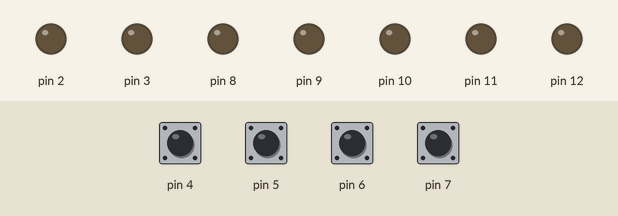
Bench run of a program on a simulated Arduino Nano, built with avr-gcc and run on an emulated ATmega328P. Shown: output pins drawn as LEDs (lit = HIGH). Dashed ring = blinking. The test bench sets the inputs (shaded band); at power-on: pin 4–7 HIGH.

Above: at 0.8 s.
0.9 s: pin 4 pulled LOW for 0.15 s
At 1.35 s:
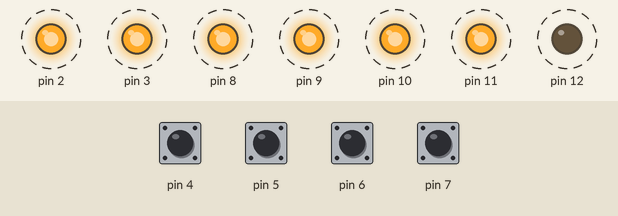
3.9 s: pin 5 pulled LOW for 0.15 s
At 3.9 s:
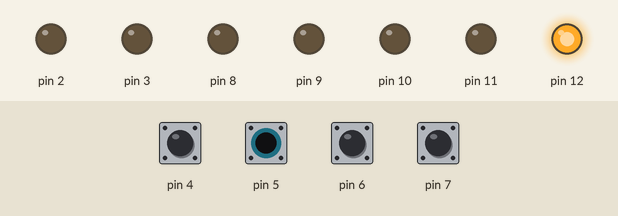
5.5 s: pin 4 pulled LOW for 1 s
At 5.85 s:
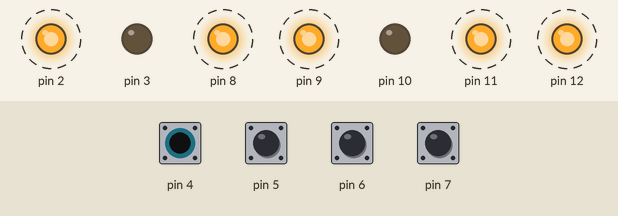
8.5 s: pin 5 pulled LOW for 1 s
At 8.5 s:
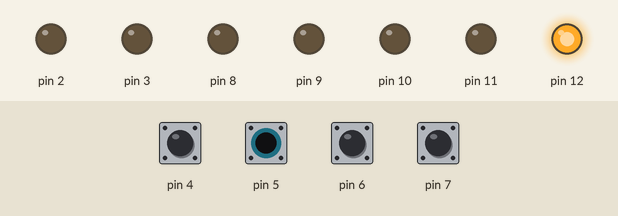
Timing chart, 0 to 11.5 s (numbered marks = the images above; inputs shaded):
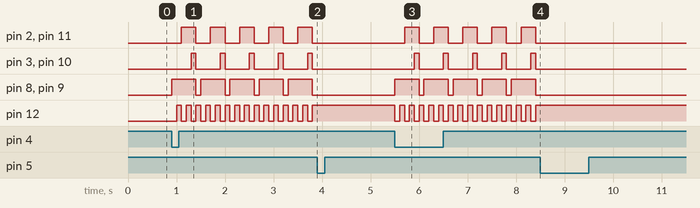

The program:

main.cpp
```cpp
// (licence header left out)
/*********************************************************************************************************
*                                               <File description>
*
* Filename	: Filename
* Version	: Module version
* Programmer(s) : Programmer initial(s)
**********************************************************************************************************
*  Note(s):
*
*
*
*********************************************************************************************************/

/*********************************************************************************************************
 *
 * \file		${file_name}
 * \brief		Descripcion del modulo
 * \date		${date}
 * \author		Nicolas Ferragamo nferragamo@frba.utn.edu.ar
 * \version
*********************************************************************************************************/

/*********************************************************************************************************
 *** INCLUDES
*********************************************************************************************************/

#include <Arduino.h>
#include <util/delay.h>

/*********************************************************************************************************
 *** DEFINES PRIVADOS AL MODULO
*********************************************************************************************************/

/*********************************************************************************************************
 *** MACROS PRIVADAS AL MODULO
*********************************************************************************************************/
#define SET_PIN(PORT,PIN) (PORT|= 1<<PIN)
#define CLEAR_PIN(PORT,PIN) (PORT&=~(1<<PIN))

#define bot1 ((PIND>>4)&0X01)
#define bot2 ((PIND>>5)&0x01)
#define bot3 ((PIND>>6)&0X01)
#define bot4 ((PIND>>7)&0X01)
/*********************************************************************************************************
 *** TIPOS DE DATOS PRIVADOS AL MODULO/
*********************************************************************************************************/

/*********************************************************************************************************
 *** TABLAS PRIVADAS AL MODULO
*********************************************************************************************************/


/*********************************************************************************************************
 *** VARIABLES GLOBALES PUBLICAS
 *   se escriben en CamelCase y están precedidas por la identificación del
 *   módulo seguida de un _
 *   ej: MEM_POOL  Mem_PoolHeap;
*********************************************************************************************************/
char cont=1;
char FLAG_BT1=0;


/*********************************************************************************************************
 *** VARIABLES GLOBALES PRIVADAS AL MODULO
 *   se declaran con static y se escriben en CamelCase y están precedidas por la
 *   identificación del módulo seguida de un _ y usan _ para separar las palabras
 *   cuando tienen nombres compuestos
 *   ej: static MEM_POOL  Mem_Pool_Heap;
*********************************************************************************************************/


/*********************************************************************************************************
 *** PROTOTIPO DE FUNCIONES PRIVADAS AL MODULO
 * se declaran como estaticas y se escriben en CamelCase, están precedidas por la
 * identificación del módulo seguida de un _. No se decaran en el .h
 * ej static void Clk_DateTimer(parametros)
*********************************************************************************************************/


/*********************************************************************************************************
 *** FUNCIONES PRIVADAS AL MODULO
*********************************************************************************************************/

void mostrar_led(char num);

/*********************************************************************************************************
 *** FUNCIONES GLOBALES AL MODULO
*********************************************************************************************************/

/**
	\fn  		Nombre de la Funcion
	\brief 		Descripcion
 	\author 	Nombre
 	\date 		${date}
 	\param [in] 	parametros de entrada
 	\param [out] 	parametros de salida
	\return tipo 	y descripcion de retorno
*/


/*

Respetar este pin out.

PD4 -> BOTON 1
PD5 -> BOTON 2
PD6 -> BOTON 3
PD7 -> BOTON 4

PD2 -> LED 1
PD3 -> LED 2
PB0 -> LED 3
PB1 -> LED 4
PB2 -> LED 5
PB3 -> LED 6
PB4 -> LED 7

*/

/*
** The main function. Application starts here.
*/
int main (void)
{


  //! aca se escriben las inicializaciones
 DDRD &=~(1<<PD4);
 DDRD &=~(1<<PD5);
 DDRD &=~(1<<PD6);
 DDRD &=~(1<<PD7);

 DDRD |=(1<<PD2);
 DDRD |=(1<<PD3);
 DDRB |=(1<<PB0);
 DDRB |=(1<<PB1);
 DDRB |=(1<<PB2);
 DDRB |=(1<<PB3);
 DDRB |=(1<<PB4);

 PORTD |=(1<<PD4);
 PORTD |=(1<<PD5);
 PORTD |=(1<<PD6);
 PORTD |=(1<<PD7);

   //! aca se escribe el programa principal

   while(1)
  {
   if(bot1==0)
   {
     FLAG_BT1=1;
   }
  if (FLAG_BT1==1)
  {
      cont++;

     if (cont==7)
     {
       cont=1;
     }

     mostrar_led(cont);
     _delay_ms(100);
  }

  if (bot2 == 0)
  {
    FLAG_BT1=0;
  }
  if (bot3 == 0 || bot4 == 0)
  {
    CLEAR_PIN(PORTD,PD2);
    CLEAR_PIN(PORTD,PD3);
    CLEAR_PIN(PORTB,PB0);
    CLEAR_PIN(PORTB,PB1);
    CLEAR_PIN(PORTB,PB2);
    CLEAR_PIN(PORTB,PB3);
    CLEAR_PIN(PORTB,PB4);
  }


  }

  return 0;
}

void mostrar_led(char num)
{
  CLEAR_PIN(PORTD,2);
  CLEAR_PIN(PORTD,3);
  CLEAR_PIN(PORTB,0);
  CLEAR_PIN(PORTB,1);
  CLEAR_PIN(PORTB,2);
  CLEAR_PIN(PORTB,3);
  CLEAR_PIN(PORTB,4);

  switch (num)
  {
   case 1:
          SET_PIN(PORTB,PB4);
          break;
   case 2:
          SET_PIN(PORTB,PB0);
          SET_PIN(PORTB,PB1);
          break;
   case 3:
         SET_PIN(PORTB,PB4);
         SET_PIN(PORTB,PB0);
         SET_PIN(PORTB,PB1);
         break;
   case 4:
         SET_PIN(PORTD,PD2);
         SET_PIN(PORTB,PB0);
         SET_PIN(PORTB,PB1);
         SET_PIN(PORTB,PB3);
         break;
   case 5:
         SET_PIN(PORTD,PD2);
         SET_PIN(PORTB,PB0);
         SET_PIN(PORTB,PB1);
         SET_PIN(PORTB,PB3);
         SET_PIN(PORTB,PB4);
         break;
   case 6:
         SET_PIN(PORTD,PD2);
         SET_PIN(PORTD,PD3);
         SET_PIN(PORTB,PB0);
         SET_PIN(PORTB,PB1);
         SET_PIN(PORTB,PB2);
         SET_PIN(PORTB,PB3);
         break;

  }
}
/*********************************************************************************************************
** end of file
*********************************************************************************************************/
```

Measured:
- after the input at 0.9 s, pin 2, pin 11: alternates HIGH for 0.30 s and LOW for 0.30 s, starting after 0.20 s; pin 3, pin 10: alternates HIGH for 0.10 s and LOW for 0.50 s, starting after 0.40 s; pin 8, pin 9: alternates HIGH for 0.50 s and LOW for 0.10 s, starting at once; pin 12: alternates HIGH for 0.10 s and LOW for 0.10 s, starting after 0.10 s
- after the input at 3.9 s, pin 2, pin 3, pin 8–11: stops changing and stays LOW; pin 12: stops changing and stays HIGH
- after the input at 5.5 s, pin 2, pin 11: alternates HIGH for 0.30 s and LOW for 0.30 s, starting after 0.20 s; pin 3, pin 10: alternates HIGH for 0.10 s and LOW for 0.50 s, starting after 0.40 s; pin 8, pin 9: alternates HIGH for 0.50 s and LOW for 0.10 s, starting at once; pin 12: alternates HIGH for 0.10 s and LOW for 0.10 s, starting at once
- after the input at 8.5 s, pin 2, pin 3, pin 8–11: stops changing and stays LOW; pin 12: stops changing and stays HIGH
